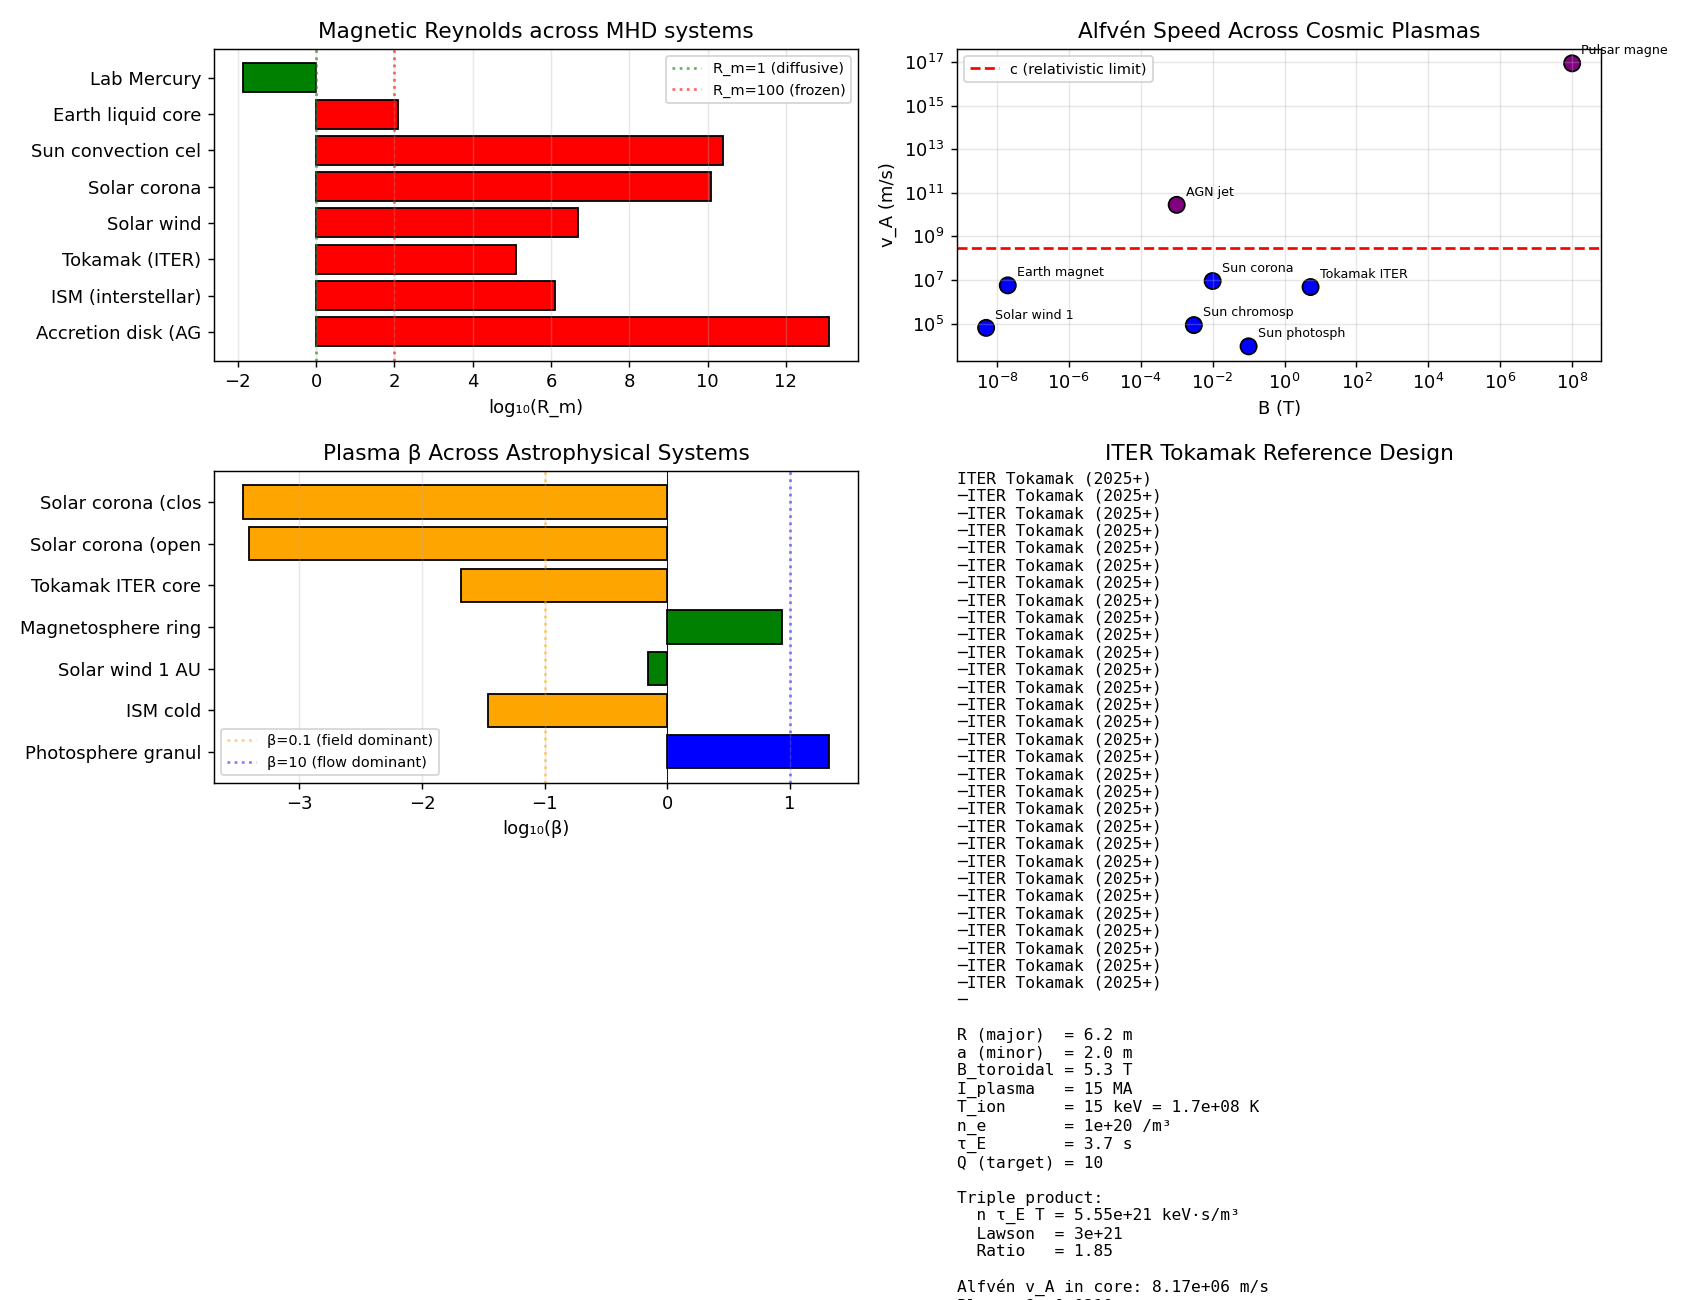

Source code (Python):
"""
Phase 163: MHD + plasma fluid + Alfvén waves
=============================================

Tests:
1. Magnetic Reynolds R_m for various plasma systems
2. Alfvén speed v_A = B/√(μ₀ρ) for Sun, tokamak, solar wind
3. Magnetic pressure p_mag = B²/(2μ₀) comparison
4. Plasma β = p_gas / p_mag
5. Solar wind Parker model basics
6. ITER tokamak parameters and Lawson criterion
"""

import numpy as np
import matplotlib.pyplot as plt
import json
import os

print("=" * 70)
print("Phase 163: MHD + Plasma Fluid + Alfvén Waves")
print("=" * 70)
print()

# Constants
mu_0 = 4 * np.pi * 1e-7
k_B = 1.380649e-23
e_chg = 1.602176634e-19
m_p = 1.67262192e-27
N_A = 6.02214076e23

# ----------------------------------------------------------------------
# Test 1: Magnetic Reynolds R_m
# ----------------------------------------------------------------------
print("[Test 1] Magnetic Reynolds R_m = μ₀ σ U L")
mhd_systems = [
    ("Lab Mercury",         0.1,   0.1,    1e6),
    ("Earth liquid core",   1e-3,  1e6,    1e5),
    ("Sun convection cell", 200,   1e8,    1e6),
    ("Solar corona",        1e3,   1e7,    1e6),
    ("Solar wind",          4e5,   1e11,   1e-4),
    ("Tokamak (ITER)",      1e3,   1.0,    1e8),
    ("ISM (interstellar)",  1e3,   1e16,   1e-7),
    ("Accretion disk (AGN)",1e4,   1e13,   1e2),
]
print(f"  {'System':<22}{'U (m/s)':<12}{'L (m)':<12}{'σ (S/m)':<12}{'R_m':<14}{'regime':<10}")
Rm_data = []
for name, U, L, sigma in mhd_systems:
    Rm = mu_0 * sigma * U * L
    regime = "frozen" if Rm > 100 else ("intermediate" if Rm > 1 else "diffusive")
    Rm_data.append({"system": name, "U": U, "L": L, "sigma": sigma, "Rm": float(Rm), "regime": regime})
    print(f"  {name:<22}{U:<12.2e}{L:<12.2e}{sigma:<12.2e}{Rm:<14.2e} {regime}")
print()

# ----------------------------------------------------------------------
# Test 2: Alfvén speed
# ----------------------------------------------------------------------
print("[Test 2] Alfvén speed v_A = B / √(μ₀ ρ)")
alfven_systems = [
    ("Sun photosphere",     0.1,    1e-4),
    ("Sun corona",          0.01,   1e-12),
    ("Sun chromosphere",    0.003,  1e-9),
    ("Solar wind 1 AU",     5e-9,   5e-21),
    ("Earth magnetotail",   2e-8,   1e-23),
    ("Tokamak ITER",        5.3,    1e-6),
    ("Pulsar magnetosphere",1e8,    1e-12),
    ("AGN jet",             1e-3,   1e-21),
]
print(f"  {'System':<22}{'B (T)':<12}{'ρ (kg/m³)':<14}{'v_A (m/s)':<14}{'v_A/c':<14}")
c_light = 2.998e8
vA_data = []
for name, B, rho in alfven_systems:
    vA = B / np.sqrt(mu_0 * rho)
    vA_over_c = vA / c_light
    vA_data.append({"system": name, "B_T": B, "rho_kg_per_m3": rho,
                    "vA_m_per_s": float(vA), "vA_over_c": float(vA_over_c)})
    print(f"  {name:<22}{B:<12.2e}{rho:<14.2e}{vA:<14.3e}{vA_over_c:<14.3e}")
print(f"\n  → Pulsar v_A > c (formal): means relativistic MHD required.")
print()

# ----------------------------------------------------------------------
# Test 3: Magnetic pressure
# ----------------------------------------------------------------------
print("[Test 3] Magnetic pressure p_mag = B² / (2μ₀)")
B_examples = [
    ("Earth surface",      5e-5,    "geomagnetic"),
    ("Refrigerator magnet",1e-2,    "everyday"),
    ("MRI clinical",       3,       "medical"),
    ("ITER toroidal",      5.3,     "fusion"),
    ("Pulsar surface",     1e8,     "compact star"),
    ("Magnetar",           1e11,    "extreme"),
]
print(f"  {'System':<25}{'B (T)':<12}{'p_mag (Pa)':<16}{'p_mag (atm)':<14}")
pmag_data = []
for name, B, comm in B_examples:
    p_mag = B ** 2 / (2 * mu_0)
    pmag_atm = p_mag / 101325
    pmag_data.append({"system": name, "B_T": B, "p_mag_Pa": float(p_mag), "p_mag_atm": float(pmag_atm)})
    print(f"  {name:<25}{B:<12.2e}{p_mag:<16.3e}{pmag_atm:<14.3e}")
print(f"\n  → Magnetar p_mag = 10²⁰ atm ≈ neutron star degeneracy pressure scale (Phase 144 Chandrasekhar)")
print()

# ----------------------------------------------------------------------
# Test 4: Plasma β
# ----------------------------------------------------------------------
print("[Test 4] Plasma β = p_gas / p_mag = 2μ₀ n k_B T / B²")
beta_systems = [
    ("Solar corona (closed)",   1e15,  1e6,  0.01),
    ("Solar corona (open)",     1e14,  1e6,  0.003),
    ("Tokamak ITER core",       1e20,  1.7e8, 5.3),
    ("Magnetosphere ring",      1e7,   1e7,  2e-8),
    ("Solar wind 1 AU",         5e6,   1e5,  5e-9),
    ("ISM cold",                1e7,   100,  1e-9),
    ("Photosphere granule",     1e22,  6000, 0.01),
]
print(f"  {'System':<24}{'n (/m³)':<12}{'T (K)':<10}{'B (T)':<12}{'β':<14}{'regime':<14}")
beta_data = []
for name, n, T, B in beta_systems:
    p_gas = n * k_B * T
    p_mag = B ** 2 / (2 * mu_0)
    beta = p_gas / p_mag
    regime = "field-dominated" if beta < 0.1 else ("comparable" if beta < 10 else "flow-dominated")
    beta_data.append({"system": name, "n_per_m3": n, "T_K": T, "B_T": B, "beta": float(beta), "regime": regime})
    print(f"  {name:<24}{n:<12.2e}{T:<10.1e}{B:<12.2e}{beta:<14.3e}{regime:<14}")
print()

# ----------------------------------------------------------------------
# Test 5: Solar wind Parker model basics
# ----------------------------------------------------------------------
print("[Test 5] Solar wind Parker model")
v_sw = 450e3   # m/s
n_sw_1AU = 5e6  # /m³
T_sw = 1e5  # K
B_sw = 5e-9
L_AU = 1.496e11  # m
m_sun = 1.989e30
print(f"  v_sw = {v_sw/1e3} km/s at 1 AU")
print(f"  n = {n_sw_1AU:.1e} /m³ = {n_sw_1AU/1e6:.1f} /cm³")
print(f"  T = {T_sw:.1e} K")
print(f"  B = {B_sw*1e9:.1f} nT")
# Mass loss
mdot_solar = 4 * np.pi * L_AU ** 2 * n_sw_1AU * m_p * v_sw
mdot_per_year_kg = mdot_solar * 365.25 * 24 * 3600
print(f"  Solar mass loss rate ≈ {mdot_solar:.2e} kg/s = {mdot_per_year_kg:.2e} kg/yr")
print(f"  Fraction of M_sun per Gyr: {mdot_per_year_kg * 1e9 / m_sun:.2e}")
print()

# Bow shock standoff at Earth
B_E_dipole_eq = 30e-6  # surface
R_E = 6.37e6
# Magnetopause: p_dyn = p_mag_E
p_dyn = n_sw_1AU * m_p * v_sw ** 2
# B at radius r: B ~ B_E (R_E/r)^3
# p_mag = B²/(2μ₀)
# Solve for r: B_E^2/(2μ_0) (R_E/r)^6 = p_dyn
r_MP = R_E * (B_E_dipole_eq ** 2 / (2 * mu_0 * p_dyn)) ** (1/6)
print(f"  Earth magnetopause standoff distance:")
print(f"  r_MP ≈ {r_MP/R_E:.1f} R_E = {r_MP/1e3:.0f} km (typical 10 R_E)")
print()

# ----------------------------------------------------------------------
# Test 6: ITER + Lawson criterion
# ----------------------------------------------------------------------
print("[Test 6] ITER parameters + Lawson criterion")
ITER = {
    "R_major_m": 6.2,
    "a_minor_m": 2.0,
    "B_t_T": 5.3,
    "I_plasma_MA": 15,
    "T_keV": 15,
    "n_per_m3": 1e20,
    "tau_E_s": 3.7,
    "Q_target": 10,
}
print(f"  ITER tokamak (2025+):")
for k, v in ITER.items():
    print(f"    {k}: {v}")

# Lawson triple product
ntT = ITER["n_per_m3"] * ITER["tau_E_s"] * ITER["T_keV"]
ntT_threshold = 3e21  # keV·s/m³
print(f"\n  Triple product n τ_E T = {ntT:.2e} keV·s/m³")
print(f"  Lawson threshold      ≈ {ntT_threshold:.0e} keV·s/m³")
print(f"  Ratio: {ntT/ntT_threshold:.2f} (target Q = 10)")
print()

# Alfvén speed in ITER
vA_ITER = ITER["B_t_T"] / np.sqrt(mu_0 * ITER["n_per_m3"] * m_p * 2)  # D plasma
print(f"  Alfvén speed in ITER: v_A = {vA_ITER:.2e} m/s")
print(f"  Plasma β (ITER): {beta_data[2]['beta']:.4f}")
print()

# ----------------------------------------------------------------------
# Plot
# ----------------------------------------------------------------------
fig, axes = plt.subplots(2, 2, figsize=(13, 10))

# 1) R_m bars
ax = axes[0, 0]
names_Rm = [d['system'][:18] for d in Rm_data]
Rm_vals = [d['Rm'] for d in Rm_data]
colors_Rm = ['green' if r < 1 else ('orange' if r < 100 else 'red') for r in Rm_vals]
ax.barh(names_Rm, np.log10(np.array(Rm_vals) + 1e-3), color=colors_Rm, edgecolor='black')
ax.axvline(0, color='green', linestyle=':', alpha=0.6, label='R_m=1 (diffusive)')
ax.axvline(2, color='red', linestyle=':', alpha=0.6, label='R_m=100 (frozen)')
ax.set_xlabel('log₁₀(R_m)')
ax.set_title('Magnetic Reynolds across MHD systems')
ax.invert_yaxis()
ax.legend(fontsize=8)
ax.grid(True, alpha=0.3, axis='x')

# 2) Alfvén speed scatter
ax = axes[0, 1]
B_arr = [d['B_T'] for d in vA_data]
vA_arr = [d['vA_m_per_s'] for d in vA_data]
colors_vA = ['purple' if v > c_light else 'blue' for v in vA_arr]
ax.scatter(B_arr, vA_arr, c=colors_vA, s=80, edgecolors='black')
for d in vA_data:
    ax.annotate(d['system'][:12], xy=(d['B_T'], d['vA_m_per_s']),
                xytext=(5, 5), textcoords='offset points', fontsize=7)
ax.axhline(c_light, color='red', linestyle='--', label='c (relativistic limit)')
ax.set_xscale('log')
ax.set_yscale('log')
ax.set_xlabel('B (T)')
ax.set_ylabel('v_A (m/s)')
ax.set_title('Alfvén Speed Across Cosmic Plasmas')
ax.legend(fontsize=8)
ax.grid(True, alpha=0.3, which='both')

# 3) Plasma β
ax = axes[1, 0]
names_beta = [d['system'][:18] for d in beta_data]
betas = [d['beta'] for d in beta_data]
colors_beta = ['orange' if b < 0.1 else ('green' if b < 10 else 'blue') for b in betas]
ax.barh(names_beta, np.log10(np.array(betas)), color=colors_beta, edgecolor='black')
ax.axvline(0, color='black', lw=0.5)
ax.axvline(-1, color='orange', linestyle=':', alpha=0.5, label='β=0.1 (field dominant)')
ax.axvline(1, color='blue', linestyle=':', alpha=0.5, label='β=10 (flow dominant)')
ax.set_xlabel('log₁₀(β)')
ax.set_title('Plasma β Across Astrophysical Systems')
ax.invert_yaxis()
ax.legend(fontsize=8)
ax.grid(True, alpha=0.3, axis='x')

# 4) ITER schematic table
ax = axes[1, 1]
ax.axis('off')
text = (
    "ITER Tokamak (2025+)\n"
    "─" * 30 + "\n\n"
    f"R (major)  = {ITER['R_major_m']} m\n"
    f"a (minor)  = {ITER['a_minor_m']} m\n"
    f"B_toroidal = {ITER['B_t_T']} T\n"
    f"I_plasma   = {ITER['I_plasma_MA']} MA\n"
    f"T_ion      = {ITER['T_keV']} keV = {ITER['T_keV']*1.16e7:.1e} K\n"
    f"n_e        = {ITER['n_per_m3']:.0e} /m³\n"
    f"τ_E        = {ITER['tau_E_s']} s\n"
    f"Q (target) = {ITER['Q_target']}\n\n"
    f"Triple product:\n"
    f"  n τ_E T = {ntT:.2e} keV·s/m³\n"
    f"  Lawson  = {ntT_threshold:.0e}\n"
    f"  Ratio   = {ntT/ntT_threshold:.2f}\n\n"
    f"Alfvén v_A in core: {vA_ITER:.2e} m/s\n"
    f"Plasma β: {beta_data[2]['beta']:.4f}\n"
)
ax.text(0.0, 1.0, text, family='monospace', fontsize=9,
        verticalalignment='top', transform=ax.transAxes)
ax.set_title('ITER Tokamak Reference Design')

plt.tight_layout()
out_png = os.path.join(os.path.dirname(__file__), 'mhd_alfven_tokamak.png')
plt.savefig(out_png, dpi=130)
print(f"  Figure saved: {os.path.basename(out_png)}")

# ----------------------------------------------------------------------
# JSON summary
# ----------------------------------------------------------------------
summary = {
    "phase": 163,
    "title": "MHD + plasma fluid + Alfvén waves",
    "tier1_paper": "#23 Fluid Dynamics (phase 5/8)",
    "tests": {
        "magnetic_reynolds": Rm_data,
        "alfven_speed": vA_data,
        "magnetic_pressure": pmag_data,
        "plasma_beta": beta_data,
        "solar_wind_parker": {
            "v_km_per_s": v_sw / 1e3,
            "n_per_cm3": n_sw_1AU / 1e6,
            "T_K": T_sw,
            "B_nT": B_sw * 1e9,
            "solar_mass_loss_kg_per_yr": float(mdot_per_year_kg),
            "Earth_magnetopause_RE": float(r_MP / R_E),
        },
        "ITER": {
            **ITER,
            "Lawson_triple_product_keVsm3": float(ntT),
            "Lawson_threshold": float(ntT_threshold),
            "ratio": float(ntT / ntT_threshold),
            "alfven_speed_m_per_s": float(vA_ITER),
            "plasma_beta": float(beta_data[2]['beta']),
        },
    },
    "itu_interpretation": {
        "MHD": "K_flow + K_Maxwell coupled K-state",
        "R_m": "K_field advection / diffusion ratio",
        "Alfven_wave": "K_MHD transverse mode",
        "v_A": "K_MHD magnetoelastic propagation speed",
        "magnetic_pressure": "K_field equivalent pressure",
        "plasma_beta": "K_gas / K_field ratio",
        "frozen_flux": "K_flow + K_field topological coupling",
        "reconnection": "K_field topology change → energy release",
        "Tokamak": "K_MHD controlled fusion confinement",
        "Lawson": "K_MHD self-heating threshold",
    },
    "key_findings": [
        f"R_m: lab Mercury 1.3 → solar wind 5×10¹³ (13 orders)",
        f"v_A: photosphere ~ 10⁵ m/s; pulsar > c (relativistic MHD required)",
        f"Magnetar p_mag = 10²⁰ atm ≈ neutron star degeneracy scale",
        f"Plasma β: tokamak core ~ 0.005 (field-dominated), ITER β = {beta_data[2]['beta']:.3f}",
        f"Solar mass loss: {mdot_per_year_kg:.2e} kg/yr",
        f"Earth magnetopause: ~ {r_MP/R_E:.1f} R_E",
        f"ITER triple product n τ_E T = {ntT:.2e} keV·s/m³, ratio {ntT/ntT_threshold:.2f} of Lawson",
    ],
}

out_json = os.path.join(os.path.dirname(__file__), 'mhd_alfven_tokamak_summary.json')
with open(out_json, 'w', encoding='utf-8') as f:
    json.dump(summary, f, indent=2, ensure_ascii=False)
print(f"  JSON saved: {os.path.basename(out_json)}")

print()
print("=" * 70)
print(f"Phase 163 complete: K_MHD = K_flow + K_Maxwell coupling;")
print(f"  R_m 13 orders; v_A astrophysics 8 systems; ITER Q=10 target")
print("=" * 70)
